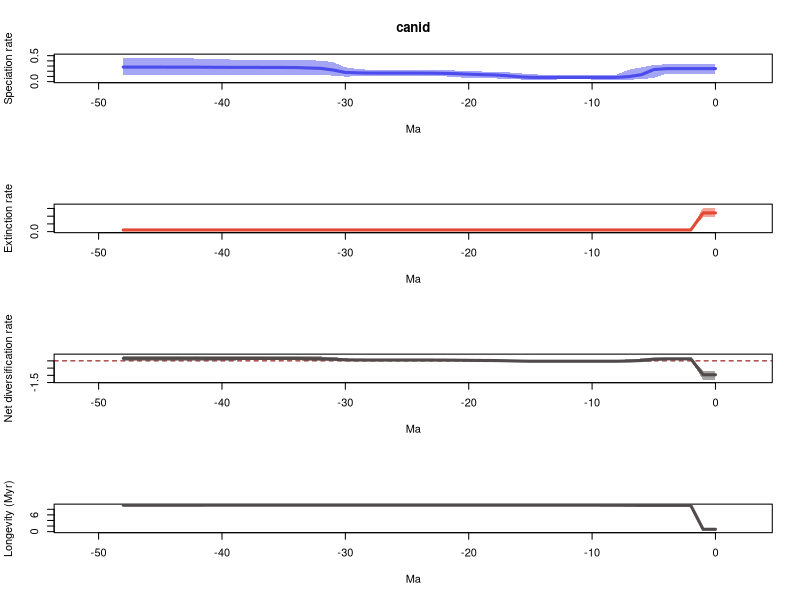

R code for this plot:
# 1 files combined:
# 	/home/eeb177-student/Desktop/eeb274/labwork/exercise9/longerpyraterun/pyrate_mcmc_logs/canid_occ_1_marginal_rates.log

# 95% HPDs calculated using code from Biopy (https://www.cs.auckland.ac.nz/~yhel002/biopy/)

pdf(file='/home/eeb177-student/Desktop/eeb274/labwork/exercise9/longerpyraterun/pyrate_mcmc_logs/canid_occ_1_marginal_rates_RTT.pdf',width=0.6*9, height=16.8)
par(mfrow=c(4,1))
library(scales)
L_hpd_m95=c(0.153242952188, 0.153242952188,0.153242952188,0.153506957096,0.150004582162,0.0710487473474,0.0460922045516,0.0374696227866,0.0381367121226,0.0402755124573,0.0408895599649,0.0408895599649,0.0408895599649,0.0408895599649,0.0402755124573,0.0399933889697,0.0412261403847,0.0537815908396,0.0629460969472,0.0673758408412,0.0716331152029,0.0840067241949,0.103262443463,0.104254900531,0.107326336929,0.107326336929,0.107326336929,0.104254900531,0.104905359845,0.103262443463,0.0960545625733,0.115560463525,0.130064412204,0.131450385168,0.135300069232,0.134086891523,0.135300069232,0.134209049459,0.134086891523,0.131206880697,0.134086891523,0.134086891523,0.129662985086,0.131206880697,0.131206880697,0.133596344117,0.131206880697,0.131206880697,0.131206880697)
L_hpd_M95=c(0.334278925921, 0.334278925921,0.334278925921,0.334710060364,0.334710060364,0.320334453224,0.274056785636,0.230897274954,0.136547161365,0.135444780971,0.135688994143,0.135444780971,0.135444780971,0.135408514149,0.135444780971,0.140062631156,0.163358717854,0.182993603215,0.189959196676,0.195178739548,0.200683515375,0.212554587508,0.22716014528,0.220896406229,0.222352247411,0.222352247411,0.222976233325,0.220896406229,0.226183097385,0.243651863133,0.276108040644,0.374380825124,0.404536514891,0.410855734865,0.421264704962,0.418777008745,0.421432133676,0.421264704962,0.421264704962,0.422685053657,0.431222924571,0.440819754773,0.443308538165,0.449697695272,0.454327834688,0.462018422146,0.462889925163,0.462889925163,0.462889925163)
M_hpd_m95=c(0.938283395755, 0.938283395755,0.0873830271906,0.0873830271906,0.0873830271906,0.0872451260185,0.0873830271906,0.0873830271906,0.0882514560649,0.0885437668264,0.0885437668264,0.0885437668264,0.0882514560649,0.0882514560649,0.0882514560649,0.0882514560649,0.0882514560649,0.0882514560649,0.0882514560649,0.0882514560649,0.0882514560649,0.0882514560649,0.0882514560649,0.0882514560649,0.0882514560649,0.0882514560649,0.0882514560649,0.0882514560649,0.0882514560649,0.0882514560649,0.0882514560649,0.0882514560649,0.0882514560649,0.0882514560649,0.0882514560649,0.0882514560649,0.0882514560649,0.0882514560649,0.0882514560649,0.0882514560649,0.0882514560649,0.0881544651659,0.0873830271906,0.0873830271906,0.0873830271906,0.0873830271906,0.0873830271906,0.0873830271906,0.0873830271906)
M_hpd_M95=c(1.55729582778, 1.55729582778,0.12611055313,0.125676084251,0.12560679795,0.125402782267,0.125032577886,0.124855724917,0.12438042714,0.12438042714,0.12438042714,0.12438042714,0.123867836279,0.123867836279,0.123867836279,0.123867836279,0.123867836279,0.123867836279,0.123867836279,0.123867836279,0.123867836279,0.123867836279,0.123867836279,0.123867836279,0.123867836279,0.123867836279,0.123867836279,0.123867836279,0.123867836279,0.123867836279,0.123867836279,0.123867836279,0.123867836279,0.123867836279,0.123867836279,0.123867836279,0.123867836279,0.123867836279,0.123867836279,0.123867836279,0.123960165953,0.12438042714,0.123827267283,0.123827267283,0.123827267283,0.123827267283,0.123827267283,0.123827267283,0.123827267283)
R_hpd_m95=c(-1.30619069172, -1.30619069172,0.0479317446859,0.0477180489882,0.0455553689906,-0.0373189387493,-0.0683123285436,-0.078305082734,-0.0740030931152,-0.0726138765111,-0.0724609794138,-0.071569989718,-0.0710140695883,-0.0709334194044,-0.071569989718,-0.0736596262175,-0.0682272676191,-0.0577828194811,-0.0464973987158,-0.0414980327464,-0.035024223435,-0.0242256296027,-0.00911795176824,0.000579386454645,-0.0017992518672,-0.0017992518672,0.000579386454645,0.000579386454645,-0.00132143984745,-0.0114977051648,-0.00533080262973,0.00790943387013,0.0229605634505,0.0182432500541,0.0356243086209,0.0354719750327,0.0354719750327,0.0344829023102,0.0325595254891,0.0259550623268,0.0247528591726,0.0257219178287,0.0257219178287,0.021285077874,0.019351141804,0.0212580930564,0.0177461668537,0.0211915511871,0.0211915511871)
R_hpd_M95=c(-0.673960937959, -0.673960937959,0.231376112975,0.231376112975,0.232551119024,0.215785265918,0.171631216692,0.126131999648,0.0364359296587,0.0325496770284,0.0325496770284,0.0325496770284,0.0325496770284,0.0325496770284,0.0325496770284,0.0366394779931,0.0604777685441,0.0787607209893,0.0890990427254,0.0936976689002,0.101228087208,0.110352247709,0.116706868056,0.121054143582,0.117432009283,0.117772987778,0.120733958375,0.121662881932,0.125057988158,0.132928680797,0.176395786968,0.271695567394,0.306675693996,0.306675693996,0.326795525745,0.324509146114,0.326170608934,0.32766836834,0.326170608934,0.322853253625,0.3257277664,0.333792033474,0.341501516392,0.341501516392,0.345137191664,0.353671930687,0.355374554048,0.359439905745,0.359439905745)
L_mean=c(0.250574360424, 0.250574360424,0.250569436214,0.250497800877,0.249822964652,0.232361364971,0.13396164862,0.0970272268285,0.0814686951002,0.0804783607158,0.0804718946748,0.0804441803399,0.0804231784093,0.0803422219598,0.0805950756124,0.0819013752541,0.0949104033347,0.115446692264,0.129943328249,0.134844478514,0.142747030463,0.153314982015,0.159209643116,0.162974506546,0.163783451912,0.163960843243,0.163694747153,0.163749260334,0.165145136727,0.168895554451,0.176958198003,0.223867982223,0.255359098091,0.262189684597,0.271451546464,0.272720433675,0.272946799324,0.27383778371,0.274673496014,0.27432301721,0.275464727666,0.276558042318,0.278278169438,0.278008930414,0.27858465829,0.279123114593,0.279575248141,0.279704612203,0.279710086522)
M_mean=c(1.21244102542, 1.21244102542,0.106388612857,0.106428821169,0.106439847464,0.106395174866,0.106317486345,0.106044179535,0.105731016145,0.105644461627,0.105613455381,0.105615400008,0.105545793682,0.105545793682,0.105545793682,0.105545793682,0.105545793682,0.105545793682,0.105545793682,0.105545793682,0.105545793682,0.105545793682,0.105545793682,0.105545793682,0.105545793682,0.105545793682,0.105545793682,0.105545793682,0.105533226944,0.105533226944,0.105533226944,0.105533226944,0.105533226944,0.105533226944,0.105533226944,0.105533226944,0.105533226944,0.105533226944,0.105533226944,0.105533226944,0.105556172098,0.105613246804,0.105688681127,0.105688681127,0.105688681127,0.105688681127,0.105688681127,0.105688681127,0.105688681127)
R_mean=c(-0.961866664996, -0.961866664996,0.144180823357,0.144068979708,0.143383117188,0.125966190105,0.0276441622755,-0.00901695270637,-0.0242623210452,-0.0251661009114,-0.0251415607064,-0.0251712196685,-0.0251226152729,-0.0252035717224,-0.0249507180698,-0.023644418428,-0.0106353903474,0.00990089858181,0.024397534567,0.0292986848316,0.0372012367808,0.0477691883328,0.0536638494336,0.0574287128635,0.0582376582299,0.0584150495611,0.0581489534713,0.0582034666515,0.0596119097837,0.0633623275073,0.071424971059,0.11833475528,0.149825871147,0.156656457654,0.16591831952,0.167187206731,0.167413572381,0.168304556766,0.16914026907,0.168789790266,0.169908555568,0.170944795514,0.172589488311,0.172320249287,0.172895977163,0.173434433466,0.173886567014,0.174015931076,0.174021405394)
trans=0.5
age=(0:(49-1))* -1
plot(age,age,type = 'n', ylim = c(0, 0.509178917679), xlim = c(-51.45,2.45), ylab = 'Speciation rate', xlab = 'Ma',main='canid' )
polygon(c(age, rev(age)), c(L_hpd_M95, rev(L_hpd_m95)), col = alpha("#4c4cec",trans), border = NA)
lines(rev(age), rev(L_mean), col = "#4c4cec", lwd=3)
plot(age,age,type = 'n', ylim = c(0, 1.71302541056), xlim = c(-51.45,2.45), ylab = 'Extinction rate', xlab = 'Ma' )
polygon(c(age, rev(age)), c(M_hpd_M95, rev(M_hpd_m95)), col = alpha("#e34a33",trans), border = NA)
lines(rev(age), rev(M_mean), col = "#e34a33", lwd=3)
plot(age,age,type = 'n', ylim = c(-1.4368097609, 0.395383896319), xlim = c(-51.45,2.45), ylab = 'Net diversification rate', xlab = 'Ma' )
abline(h=0,lty=2,col="darkred")
polygon(c(age, rev(age)), c(R_hpd_M95, rev(R_hpd_m95)), col = alpha("#504A4B",trans), border = NA)
lines(rev(age), rev(R_mean), col = "#504A4B", lwd=3)
plot(age,age,type = 'n', ylim = c(0, max(1/M_mean)), xlim = c(-51.45,2.45), ylab = 'Longevity (Myr)', xlab = 'Ma' )
lines(rev(age), rev(1/M_mean), col = "#504A4B", lwd=3)
n <- dev.off()